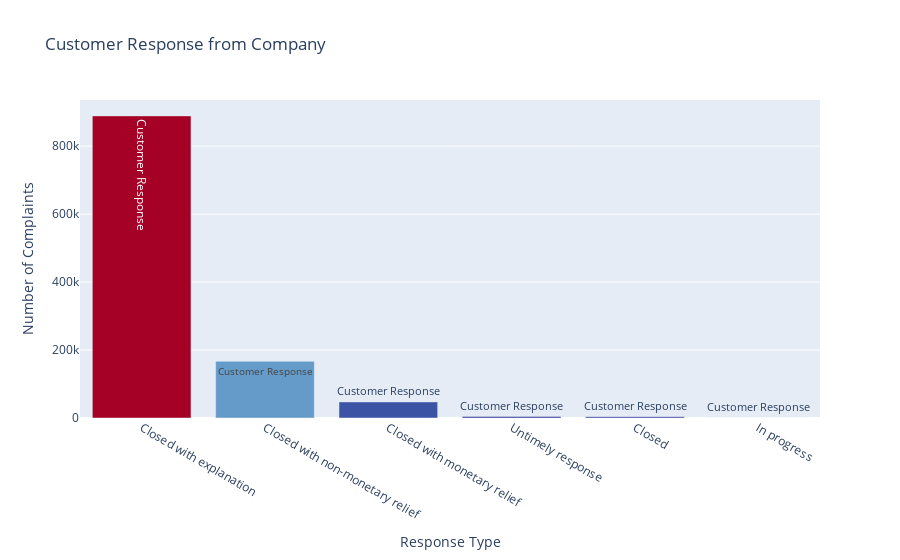

This figure's notebook cell:
### Markdown cell above
## Creates a chart for the customer response from company

### Code cell
# Get company response counts
company_response = df['Company response to consumer'].value_counts()

# Build bar chart for customer response
customer_res_plotly = go.Bar(
    x=company_response.index.values,
    y=company_response.values,
    text='Customer Response',
    showlegend=False,
    marker=dict(
        color=company_response.values,
        colorscale=[[0.0, 'rgb(165,0,38)'], [0.111, 'rgb(215,48,39)'], [0.222, 'rgb(244,109,67)'], 
                    [0.333, 'rgb(253,174,97)'], [0.444, 'rgb(254,224,144)'], 
                    [0.555, 'rgb(224,243,248)'], [0.666, 'rgb(171,217,233)'], 
                    [0.777, 'rgb(116,173,209)'], [0.888, 'rgb(69,117,180)'], 
                    [1.0, 'rgb(49,54,149)']],
        reversescale=True
    )
)

# Layout
layout = go.Layout(
    title='Customer Response from Company',
    xaxis=dict(title='Response Type'),
    yaxis=dict(title='Number of Complaints')
)

# Plot
fig = go.Figure(data=[customer_res_plotly], layout=layout)
iplot(fig)

### Figure 1 — Plotly figure (JSON) as saved in the notebook; plotly's stock layout.template omitted (floating-point values rounded to 4 significant figures)
{"data": [{"marker": {"color": [889021, 166816, 47356, 4373, 3741, 21], "colorscale": [[0, "rgb(165,0,38)"], [0.111, "rgb(215,48,39)"], [0.222, "rgb(244,109,67)"], [0.333, "rgb(253,174,97)"], [0.444, "rgb(254,224,144)"], [0.555, "rgb(224,243,248)"], [0.666, "rgb(171,217,233)"], [0.777, "rgb(116,173,209)"], [0.888, "rgb(69,117,180)"], [1, "rgb(49,54,149)"]], "reversescale": true}, "showlegend": false, "text": "Customer Response", "type": "bar", "x": ["Closed with explanation", "Closed with non-monetary relief", "Closed with monetary relief", "Untimely response", "Closed", "In progress"], "y": [889021, 166816, 47356, 4373, 3741, 21]}], "layout": {"title": {"text": "Customer Response from Company"}, "xaxis": {"title": {"text": "Response Type"}}, "yaxis": {"title": {"text": "Number of Complaints"}}}}
